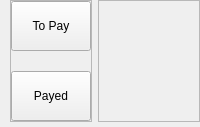
               <widget class="QWidget" name="bills">
                <layout class="QHBoxLayout" name="horizontalLayout_13">
                 <property name="leftMargin">
                  <number>10</number>
                 </property>
                 <property name="topMargin">
                  <number>0</number>
                 </property>
                 <property name="rightMargin">
                  <number>0</number>
                 </property>
                 <property name="bottomMargin">
                  <number>5</number>
                 </property>
                 <item alignment="Qt::AlignLeft">
                  <widget class="QFrame" name="frame_13">
                   <property name="minimumSize">
                    <size>
                     <width>0</width>
                     <height>0</height>
                    </size>
                   </property>
                   <property name="maximumSize">
                    <size>
                     <width>16777215</width>
                     <height>16777215</height>
                    </size>
                   </property>
                   <property name="frameShape">
                    <enum>QFrame::NoFrame</enum>
                   </property>
                   <property name="frameShadow">
                    <enum>QFrame::Raised</enum>
                   </property>
                   <property name="lineWidth">
                    <number>3</number>
                   </property>
                   <layout class="QVBoxLayout" name="verticalLayout_7">
                    <property name="spacing">
                     <number>0</number>
                    </property>
                    <property name="leftMargin">
                     <number>0</number>
                    </property>
                    <property name="topMargin">
                     <number>0</number>
                    </property>
                    <property name="rightMargin">
                     <number>0</number>
                    </property>
                    <property name="bottomMargin">
                     <number>0</number>
                    </property>
                    <item alignment="Qt::AlignTop">
                     <widget class="QFrame" name="frame_15">
                      <property name="frameShape">
                       <enum>QFrame::StyledPanel</enum>
                      </property>
                      <property name="frameShadow">
                       <enum>QFrame::Raised</enum>
                      </property>
                      <layout class="QVBoxLayout" name="verticalLayout_8">
                       <property name="spacing">
                        <number>20</number>
                       </property>
                       <property name="leftMargin">
                        <number>0</number>
                       </property>
                       <property name="topMargin">
                        <number>0</number>
                       </property>
                       <property name="rightMargin">
                        <number>0</number>
                       </property>
                       <property name="bottomMargin">
                        <number>0</number>
                       </property>
                       <item>
                        <widget class="QPushButton" name="pushButton_12">
                         <property name="minimumSize">
                          <size>
                           <width>0</width>
                           <height>50</height>
                          </size>
                         </property>
                         <property name="maximumSize">
                          <size>
                           <width>16777215</width>
                           <height>50</height>
                          </size>
                         </property>
                         <property name="cursor">
                          <cursorShape>PointingHandCursor</cursorShape>
                         </property>
                         <property name="text">
                          <string>To Pay</string>
                         </property>
                        </widget>
                       </item>
                       <item>
                        <widget class="QPushButton" name="pushButton_13">
                         <property name="minimumSize">
                          <size>
                           <width>0</width>
                           <height>50</height>
                          </size>
                         </property>
                         <property name="maximumSize">
                          <size>
                           <width>16777215</width>
                           <height>50</height>
                          </size>
                         </property>
                         <property name="cursor">
                          <cursorShape>PointingHandCursor</cursorShape>
                         </property>
                         <property name="text">
                          <string>Payed</string>
                         </property>
                        </widget>
                       </item>
                      </layout>
                     </widget>
                    </item>
                   </layout>
                  </widget>
                 </item>
                 <item>
                  <widget class="QFrame" name="frame_16">
                   <property name="sizePolicy">
                    <sizepolicy hsizetype="Expanding" vsizetype="Preferred">
                     <horstretch>0</horstretch>
                     <verstretch>0</verstretch>
                    </sizepolicy>
                   </property>
                   <property name="frameShape">
                    <enum>QFrame::StyledPanel</enum>
                   </property>
                   <property name="frameShadow">
                    <enum>QFrame::Raised</enum>
                   </property>
                  </widget>
                 </item>
                </layout>
               </widget>
